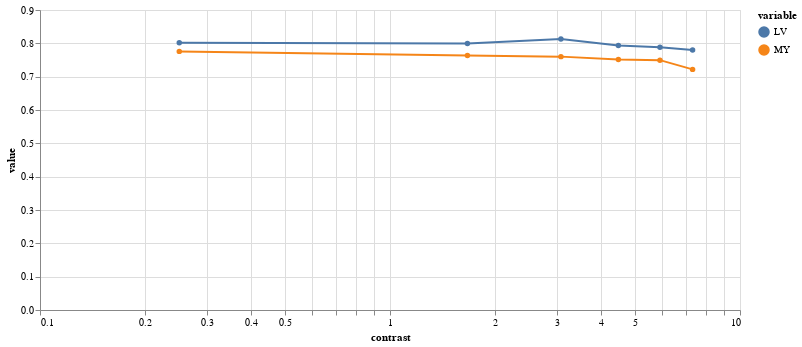

The notebook cell this image was saved under:
### Code cell
(alt
 .Chart(results.melt(id_vars=['contrast'],value_vars=['LV','MY']))
 .mark_line(point=True)
 .encode(
     x=alt.X(
     "contrast",
     scale=alt.Scale(type="log")),
     y="value",
     color="variable",
     tooltip="value",
 )
 .properties(width=700,height=300)
 .interactive()
)

### Figure 1 — Vega-Lite specification as saved in the notebook (floating-point values rounded to 4 significant figures)
{"config": {"view": {"continuousWidth": 400, "continuousHeight": 300}}, "data": {"name": "data-8994cab86f96a395d1476ad88fbf5e60"}, "mark": {"type": "line", "point": true}, "encoding": {"color": {"field": "variable", "type": "nominal"}, "tooltip": {"field": "value", "type": "quantitative"}, "x": {"field": "contrast", "scale": {"type": "log"}, "type": "quantitative"}, "y": {"field": "value", "type": "quantitative"}}, "height": 300, "selection": {"selector004": {"type": "interval", "bind": "scales", "encodings": ["x", "y"]}}, "width": 700, "$schema": "https://vega.github.io/schema/vega-lite/v4.17.0.json", "datasets": {"data-8994cab86f96a395d1476ad88fbf5e60": [{"contrast": 0.25, "variable": "LV", "value": 0.8015}, {"contrast": 1.664, "variable": "LV", "value": 0.7995}, {"contrast": 3.078, "variable": "LV", "value": 0.8132}, {"contrast": 4.493, "variable": "LV", "value": 0.7937}, {"contrast": 5.907, "variable": "LV", "value": 0.7881}, {"contrast": 7.321, "variable": "LV", "value": 0.7798}, {"contrast": 0.25, "variable": "MY", "value": 0.7759}, {"contrast": 1.664, "variable": "MY", "value": 0.7637}, {"contrast": 3.078, "variable": "MY", "value": 0.7601}, {"contrast": 4.493, "variable": "MY", "value": 0.7513}, {"contrast": 5.907, "variable": "MY", "value": 0.7496}, {"contrast": 7.321, "variable": "MY", "value": 0.7219}]}}
